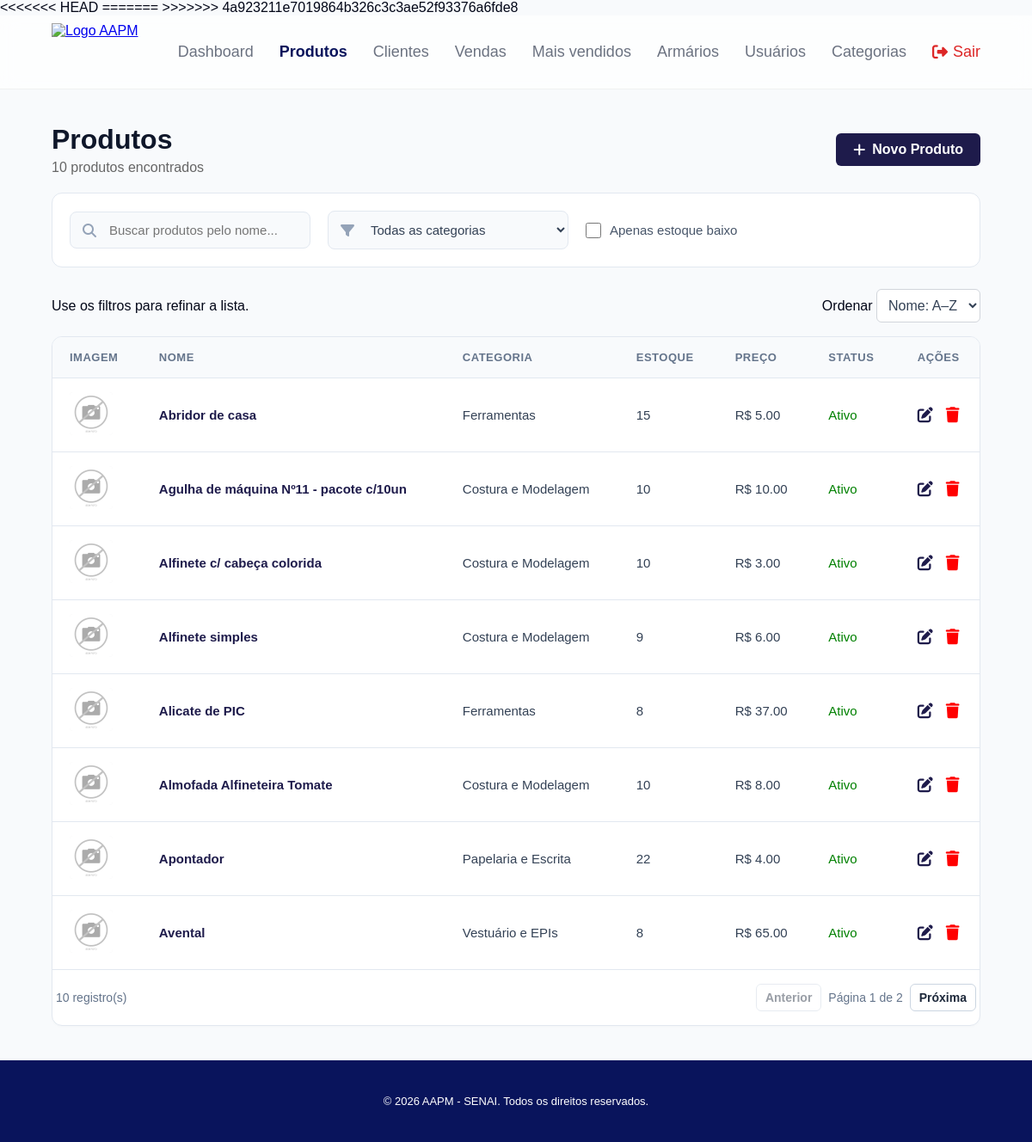
Page /produtos/ (signed in) on the earlier database version.
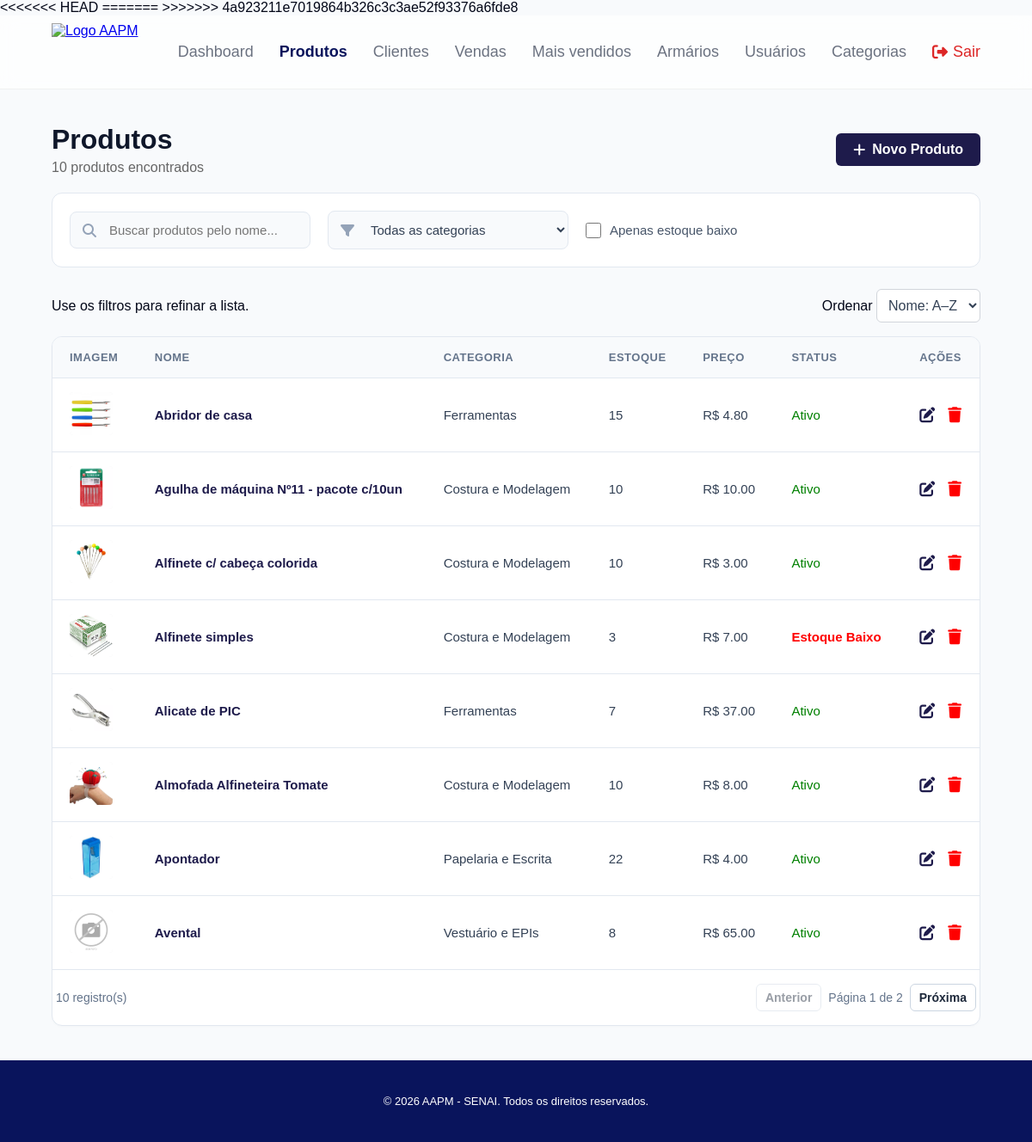
Same page on the later database version.
### app/models/produtos.py (models this page shows, shortened)
class Produto(Base):
    __tablename__ = "produtos"
    id = Column(Integer, primary_key=True, index=True)
    nome = Column(String(200), unique=True, index=True)
    preco = Column(Float)
    estoque_atual = Column(Integer, nullable=False, default=0)
    possui_variacoes_tamanho = Column(Boolean, nullable=False, default=False, server_default="false")
    ativo = Column(Boolean, default=True)
    imagem_path = Column(String(255), nullable=True)
    categoria_id = Column(Integer, ForeignKey("categorias.id", ondelete="SET NULL"), nullable=True)
    categoria = relationship("Categoria", back_populates="produtos")
    estoques_tamanho = relationship(
        "EstoqueTamanho", back_populates="produto", cascade="all, delete-orphan"
    )

### app/models/categoria.py (models this page shows)
class Categoria(Base):
    __tablename__ = "categorias"
    id = Column(Integer, primary_key=True, index=True)
    nome = Column(String(100), unique=True, index=True, nullable=False)
    ativo = Column(Boolean, default=True)
    descricao = Column(String(255), nullable=True)
    produtos = relationship("Produto", back_populates="categoria", lazy="select")

### app/controllers/produto_controller.py (the view)
@router.get("/")
def listar_produtos(
    request: Request,
    busca: str = "",
    categoria_id: int = 0,
    pagina: int = 1,
    por_pagina: int = 10,
    db: Session = Depends(get_db),
    usuario = Depends(get_usuario_logado)
):
    query = db.query(Produto).filter(Produto.ativo == True)
    if busca:
        query = query.filter(Produto.nome.ilike(f"%{busca}%"))
    if categoria_id:
        query = query.filter(Produto.categoria_id == categoria_id)
        query = query.order_by(Produto.nome)
    total_produtos = query.count()
    pagina = max(pagina, 1)
    por_pagina = max(por_pagina, 1)
    total_paginas = math.ceil(total_produtos / por_pagina) if total_produtos else 1
    offset = (pagina - 1) * por_pagina
    produtos = query.offset(offset).limit(por_pagina).all()
    categorias  = db.query(Categoria).filter(Categoria.ativo == True).all()
    return templates.TemplateResponse(
        request,
        "produtos/index.html",
        {
            "request":      request,
            "usuario":      usuario,
            "produtos":     produtos,
            "categorias":   categorias,
            "busca":        busca,
            "categoria_id": categoria_id,
            "pagina":       pagina,
            "por_pagina":   por_pagina,
            "total_paginas": total_paginas,
            "total_produtos": total_produtos
        }
    )

### app/templates/produtos/index.html (shortened to what the changed rows need)
<!DOCTYPE html>
<html lang="pt-br">
<head>
    <link class="cdn" rel="stylesheet" href="/static/css/produtos.css">
    <link rel="stylesheet" href="/static/css/listagem.css">
    <link rel="stylesheet" href="/static/css/confirmacao.css">
    <link class="cdn" rel="stylesheet" href="https://cdnjs.cloudflare.com/ajax/libs/font-awesome/6.5.2/css/all.min.css">
</head>
<body>
    {% include "partials/navbar.html" %}
    <div class="produtos-container-main">
        <div class="header-produtos"
            style="display: flex; justify-content: space-between; align-items: center; width: 100%; margin-bottom: 20px;">
            <div>
                <h1 style="margin: 0; padding: 0;">Produtos</h1>
            </div>
        </div>
        <div class="tabela-container">
            <table class="tabela-produtos" data-listagem data-busca="#input-busca" data-ordem="#ordem-produtos" data-ordem-coluna="1" data-por-pagina="8">
                <thead>
                    <tr>
                        <th>IMAGEM</th>
                        <th>NOME</th>
                        <th>CATEGORIA</th>
                        <th>ESTOQUE</th>
                        <th>PREÇO</th>
                        <th>STATUS</th>
                        <th style="text-align: center;">AÇÕES</th>
                    </tr>
                </thead>
                <tbody id="corpo-tabela">
                    {% for produto in produtos %}
                    <tr>
                        <td>
                            <img src="{{ produto.imagem_url }}" alt="{{ produto.nome }}" class="produto-thumb"
                                loading="lazy" style="width: 50px; height: 50px; object-fit: cover; border-radius: 4px;"
                                onerror="this.onerror=null; this.src='/static/img/produto_padrao.png';">
                        </td>
                        <td>
                            <a href="/produtos/{{ produto.id }}"
                                style="color: #1e1b4b; text-decoration: none; font-weight: bold;">
                                {{ produto.nome }}
                            </a>
                        </td>
                        <td>{{ produto.categoria.nome if produto.categoria else 'Sem categoria' }}</td>
                        <td>{{ produto.estoque_atual }}</td>
                        <td>R$ {{ "%.2f"|format(produto.preco) }}</td>
                        <td>
                            {% if produto.estoque_atual <= 5 %} <span style="color: red; font-weight: bold;">Estoque
                                Baixo</span>
                                {% else %}
                                <span style="color: green;">Ativo</span>
                                {% endif %}
                        </td>
                        <td style="text-align: center;">
                            <div style="display: inline-flex; align-items: center; justify-content: center; gap: 15px;">
                                {% if usuario and (usuario.is_admin or usuario.role == "admin") %}
                                <a href="/produtos/{{ produto.id }}/editar"
                                    style="color: #1e1b4b; text-decoration: none; font-size: 18px; display: inline-flex; align-items: center;">
                                    <i class="fa-solid fa-pen-to-square" title="Editar Produto"></i>
                                </a>
                                <form action="/produtos/{{ produto.id }}/desativar" method="POST"
                                    data-confirmacao data-titulo="Desativar produto?"
                                    data-mensagem="{{ produto.nome }} deixará de aparecer nas vendas e na lista de produtos ativos."
                                    data-confirmar="Desativar produto"
                                    style="margin: 0; padding: 0; display: inline-flex; align-items: center;">
                                    <button type="submit"
                                        style="background: none; border: none; color: red; cursor: pointer; font-size: 18px; padding: 0; display: inline-flex; align-items: center;">
                                        <i class="fa-solid fa-trash" title="Desativar Produto"></i>
                                    </button>
                                </form>
                                {% else %}
                                <span style="color: #9ca3af; font-size: 0.9em; font-style: italic;">Sem permissão</span>
                                {% endif %}
                            </div>
                        </td>
                    </tr>
                    {% else %}
                    <tr>
                        <td colspan="7" style="text-align: center; color: #666; padding: 20px;">Nenhum produto
                            cadastrado.</td>
                    </tr>
                    {% endfor %}
                </tbody>
            </table>
        </div>
    </div>
</body>
</html>

Differences in the rows shown:
changed Produto "Apontador": imagem_url: picture added in place of a placeholder
changed Produto "Abridor de casa": imagem_url: picture added in place of a placeholder; preco "5.00" → "4.80"
changed Produto "Agulha de máquina Nº11 - pacote c/10un": imagem_url: picture added in place of a placeholder
changed Produto "Alfinete c/ cabeça colorida": imagem_url: picture added in place of a placeholder
changed Produto "Alfinete simples": imagem_url: picture added in place of a placeholder; estoque_atual "9" → "3"; preco "6.00" → "7.00"; estoque_atual "Ativo" → "Estoque Baixo"
changed Produto "Alicate de PIC": imagem_url: picture added in place of a placeholder; estoque_atual "8" → "7"
changed Produto "Almofada Alfineteira Tomate": imagem_url: picture added in place of a placeholder
